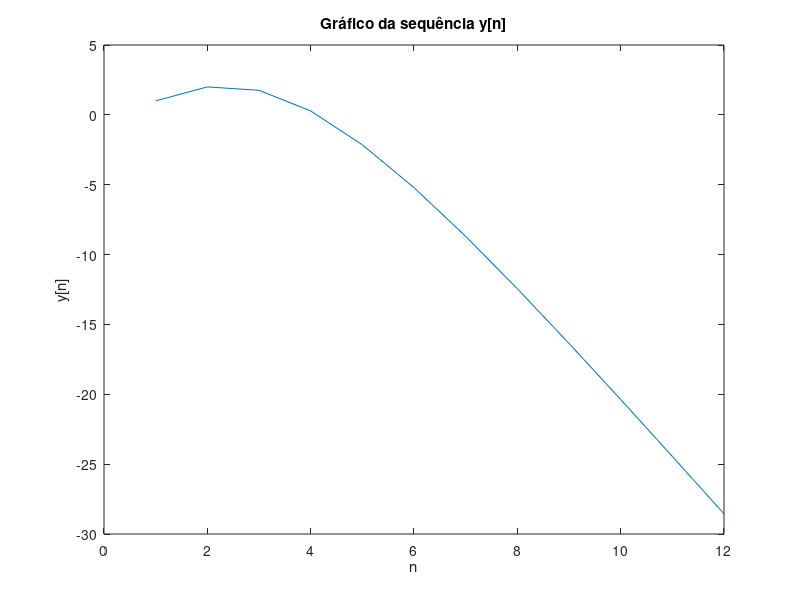

Source code (MATLAB):
%Questao 4

clc;
clear;
close all;

y = zeros(1, 12); 
y(1) = 1; 
y(2) = 2; 
x = 0:11; 

for n = 1:10
    y(n+2) = y(n+1) - 0.24*y(n) + x(n+2) - 2*x(n+1);
end

disp('Termos da sequência y[n]:')
disp(y(3:end))

plot(y)
title('Gráfico da sequência y[n]')
xlabel('n')
ylabel('y[n]')